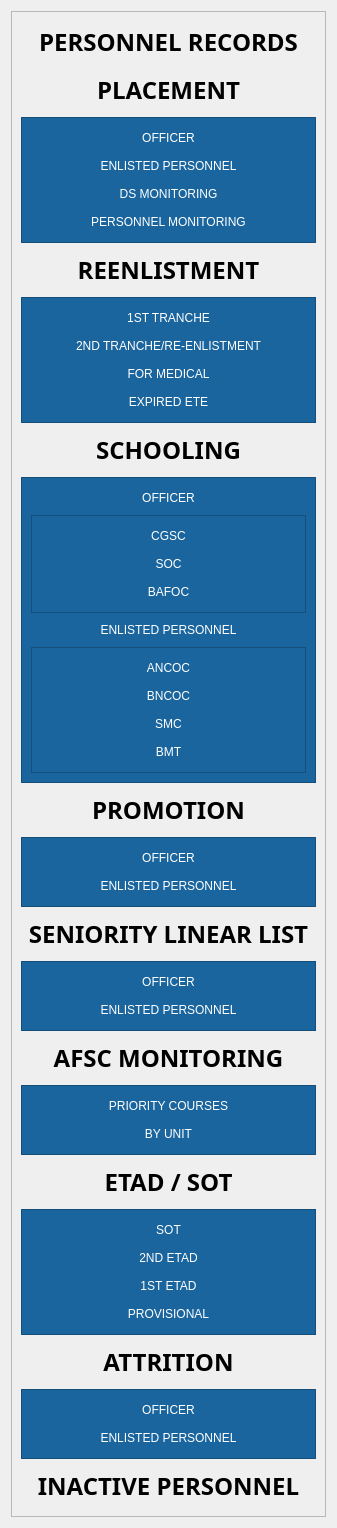
       <widget class="QWidget" name="scrollAreaWidgetContents">
        <property name="geometry">
         <rect>
          <x>0</x>
          <y>0</y>
          <width>337</width>
          <height>1521</height>
         </rect>
        </property>
        <layout class="QVBoxLayout" name="verticalLayout">
         <item>
          <widget class="QFrame" name="frame_4">
           <property name="styleSheet">
            <string notr="true"/>
           </property>
           <property name="frameShape">
            <enum>QFrame::StyledPanel</enum>
           </property>
           <property name="frameShadow">
            <enum>QFrame::Raised</enum>
           </property>
           <layout class="QVBoxLayout" name="verticalLayout_6">
            <item>
             <widget class="QPushButton" name="personnel_recordsbtn">
              <property name="font">
               <font>
                <family>Ubuntu Mono</family>
                <pointsize>18</pointsize>
                <weight>75</weight>
                <bold>true</bold>
               </font>
              </property>
              <property name="styleSheet">
               <string notr="true"/>
              </property>
              <property name="text">
               <string>PERSONNEL RECORDS</string>
              </property>
              <property name="iconSize">
               <size>
                <width>30</width>
                <height>30</height>
               </size>
              </property>
              <property name="checkable">
               <bool>false</bool>
              </property>
              <property name="flat">
               <bool>true</bool>
              </property>
             </widget>
            </item>
            <item>
             <widget class="QPushButton" name="placement_btn">
              <property name="font">
               <font>
                <family>Ubuntu Mono</family>
                <pointsize>18</pointsize>
                <weight>75</weight>
                <bold>true</bold>
               </font>
              </property>
              <property name="styleSheet">
               <string notr="true"/>
              </property>
              <property name="text">
               <string>PLACEMENT</string>
              </property>
              <property name="iconSize">
               <size>
                <width>30</width>
                <height>30</height>
               </size>
              </property>
              <property name="checkable">
               <bool>true</bool>
              </property>
              <property name="flat">
               <bool>true</bool>
              </property>
             </widget>
            </item>
            <item>
             <widget class="QFrame" name="placement_dropdown">
              <property name="styleSheet">
               <string notr="true">QWidget{


background-color: #1a659e;
color:white

}
</string>
              </property>
              <property name="frameShape">
               <enum>QFrame::StyledPanel</enum>
              </property>
              <property name="frameShadow">
               <enum>QFrame::Raised</enum>
              </property>
              <layout class="QVBoxLayout" name="verticalLayout_2">
               <item>
                <widget class="QPushButton" name="palcement_offr_btn">
                 <property name="text">
                  <string>OFFICER</string>
                 </property>
                 <property name="checkable">
                  <bool>false</bool>
                 </property>
                 <property name="flat">
                  <bool>true</bool>
                 </property>
                </widget>
               </item>
               <item>
                <widget class="QPushButton" name="placementenlist_btn">
                 <property name="text">
                  <string>ENLISTED PERSONNEL</string>
                 </property>
                 <property name="checkable">
                  <bool>false</bool>
                 </property>
                 <property name="flat">
                  <bool>true</bool>
                 </property>
                </widget>
               </item>
               <item>
                <widget class="QPushButton" name="pushButton_27">
                 <property name="text">
                  <string>DS MONITORING</string>
                 </property>
                 <property name="checkable">
                  <bool>false</bool>
                 </property>
                 <property name="flat">
                  <bool>true</bool>
                 </property>
                </widget>
               </item>
               <item>
                <widget class="QPushButton" name="pushButton_28">
                 <property name="text">
                  <string>PERSONNEL MONITORING</string>
                 </property>
                 <property name="checkable">
                  <bool>false</bool>
                 </property>
                 <property name="flat">
                  <bool>true</bool>
                 </property>
                </widget>
               </item>
              </layout>
             </widget>
            </item>
            <item>
             <widget class="QPushButton" name="reenlistment_btn">
              <property name="font">
               <font>
                <family>Ubuntu Mono</family>
                <pointsize>18</pointsize>
                <weight>75</weight>
                <bold>true</bold>
               </font>
              </property>
              <property name="styleSheet">
               <string notr="true"/>
              </property>
              <property name="text">
               <string>REENLISTMENT</string>
              </property>
              <property name="iconSize">
               <size>
                <width>30</width>
                <height>30</height>
               </size>
              </property>
              <property name="checkable">
               <bool>true</bool>
              </property>
              <property name="flat">
               <bool>true</bool>
              </property>
             </widget>
            </item>
            <item>
             <widget class="QFrame" name="reenlistmen_dropdown">
              <property name="styleSheet">
               <string notr="true">QWidget{


background-color: #1a659e;
color:white

}
</string>
              </property>
              <property name="frameShape">
               <enum>QFrame::StyledPanel</enum>
              </property>
              <property name="frameShadow">
               <enum>QFrame::Raised</enum>
              </property>
              <layout class="QVBoxLayout" name="verticalLayout_3">
               <item>
                <widget class="QPushButton" name="pushButton_30">
                 <property name="text">
                  <string>1ST TRANCHE</string>
                 </property>
                 <property name="checkable">
                  <bool>false</bool>
                 </property>
                 <property name="flat">
                  <bool>true</bool>
                 </property>
                </widget>
               </item>
               <item>
                <widget class="QPushButton" name="pushButton_31">
                 <property name="text">
                  <string>2ND TRANCHE/RE-ENLISTMENT</string>
                 </property>
                 <property name="checkable">
                  <bool>false</bool>
                 </property>
                 <property name="flat">
                  <bool>true</bool>
                 </property>
                </widget>
               </item>
               <item>
                <widget class="QPushButton" name="pushButton_32">
                 <property name="text">
                  <string>FOR MEDICAL</string>
                 </property>
                 <property name="checkable">
                  <bool>false</bool>
                 </property>
                 <property name="flat">
                  <bool>true</bool>
                 </property>
                </widget>
               </item>
               <item>
                <widget class="QPushButton" name="pushButton_33">
                 <property name="text">
                  <string>EXPIRED ETE</string>
                 </property>
                 <property name="checkable">
                  <bool>false</bool>
                 </property>
                 <property name="flat">
                  <bool>true</bool>
                 </property>
                </widget>
               </item>
              </layout>
             </widget>
            </item>
            <item>
             <widget class="QPushButton" name="schooling_btn">
              <property name="font">
               <font>
                <family>Ubuntu Mono</family>
                <pointsize>18</pointsize>
                <weight>75</weight>
                <bold>true</bold>
               </font>
              </property>
              <property name="styleSheet">
               <string notr="true"/>
              </property>
              <property name="text">
               <string>SCHOOLING</string>
              </property>
              <property name="iconSize">
               <size>
                <width>30</width>
                <height>30</height>
               </size>
              </property>
              <property name="checkable">
               <bool>true</bool>
              </property>
              <property name="flat">
               <bool>true</bool>
              </property>
             </widget>
            </item>
            <item>
             <widget class="QFrame" name="seniority_dropdown">
              <property name="styleSheet">
               <string notr="true">QWidget{

background-color: #1a659e;
color:white

}
</string>
              </property>
              <property name="frameShape">
               <enum>QFrame::StyledPanel</enum>
              </property>
              <property name="frameShadow">
               <enum>QFrame::Raised</enum>
              </property>
              <layout class="QVBoxLayout" name="verticalLayout_15">
               <item>
                <widget class="QPushButton" name="pushButton_46">
                 <property name="text">
                  <string>OFFICER</string>
                 </property>
                 <property name="checkable">
                  <bool>true</bool>
                 </property>
                 <property name="flat">
                  <bool>true</bool>
                 </property>
                </widget>
               </item>
               <item>
                <widget class="QFrame" name="officerschooling_dropdown">
                 <property name="styleSheet">
                  <string notr="true">QWidget{


background-color: #1a659e;
color:white

}
</string>
                 </property>
                 <property name="frameShape">
                  <enum>QFrame::StyledPanel</enum>
                 </property>
                 <property name="frameShadow">
                  <enum>QFrame::Raised</enum>
                 </property>
                 <layout class="QVBoxLayout" name="verticalLayout_17">
                  <item>
                   <widget class="QPushButton" name="pushButton_48">
                    <property name="text">
                     <string>CGSC</string>
                    </property>
                    <property name="checkable">
                     <bool>false</bool>
                    </property>
                    <property name="flat">
                     <bool>true</bool>
                    </property>
                   </widget>
                  </item>
                  <item>
                   <widget class="QPushButton" name="pushButton_49">
                    <property name="text">
                     <string>SOC</string>
                    </property>
                    <property name="checkable">
                     <bool>false</bool>
                    </property>
                    <property name="flat">
                     <bool>true</bool>
                    </property>
                   </widget>
                  </item>
                  <item>
                   <widget class="QPushButton" name="pushButton_50">
                    <property name="text">
                     <string>BAFOC</string>
                    </property>
                    <property name="checkable">
                     <bool>false</bool>
                    </property>
                    <property name="flat">
                     <bool>true</bool>
                    </property>
                   </widget>
                  </item>
                 </layout>
                </widget>
               </item>
               <item>
                <widget class="QPushButton" name="pushButton_47">
                 <property name="text">
                  <string>ENLISTED PERSONNEL</string>
                 </property>
                 <property name="checkable">
                  <bool>true</bool>
                 </property>
                 <property name="flat">
                  <bool>true</bool>
                 </property>
                </widget>
               </item>
               <item>
                <widget class="QFrame" name="elinstschooling_dropdown">
                 <property name="styleSheet">
                  <string notr="true">QWidget{


background-color: #1a659e;color:white

}
</string>
                 </property>
                 <property name="frameShape">
                  <enum>QFrame::StyledPanel</enum>
                 </property>
                 <property name="frameShadow">
                  <enum>QFrame::Raised</enum>
                 </property>
                 <layout class="QVBoxLayout" name="verticalLayout_19">
                  <item>
                   <widget class="QPushButton" name="pushButton_52">
                    <property name="text">
                     <string>ANCOC</string>
                    </property>
                    <property name="checkable">
                     <bool>false</bool>
                    </property>
                    <property name="flat">
                     <bool>true</bool>
                    </property>
                   </widget>
                  </item>
                  <item>
                   <widget class="QPushButton" name="pushButton_53">
                    <property name="text">
                     <string>BNCOC</string>
                    </property>
                    <property name="checkable">
                     <bool>false</bool>
                    </property>
                    <property name="flat">
                     <bool>true</bool>
                    </property>
                   </widget>
                  </item>
                  <item>
                   <widget class="QPushButton" name="pushButton_51">
                    <property name="text">
                     <string>SMC</string>
                    </property>
                    <property name="checkable">
                     <bool>false</bool>
                    </property>
                    <property name="flat">
                     <bool>true</bool>
                    </property>
                   </widget>
                  </item>
                  <item>
                   <widget class="QPushButton" name="pushButton_54">
                    <property name="text">
                     <string>BMT</string>
                    </property>
                    <property name="checkable">
                     <bool>false</bool>
                    </property>
                    <property name="flat">
                     <bool>true</bool>
                    </property>
                   </widget>
                  </item>
                 </layout>
                </widget>
               </item>
              </layout>
             </widget>
            </item>
            <item>
             <widget class="QPushButton" name="promotion_btn">
              <property name="font">
               <font>
                <family>Ubuntu Mono</family>
                <pointsize>18</pointsize>
                <weight>75</weight>
                <bold>true</bold>
               </font>
              </property>
              <property name="styleSheet">
               <string notr="true"/>
              </property>
              <property name="text">
               <string>PROMOTION</string>
              </property>
              <property name="iconSize">
               <size>
                <width>30</width>
                <height>30</height>
               </size>
              </property>
              <property name="checkable">
               <bool>true</bool>
              </property>
              <property name="flat">
               <bool>true</bool>
              </property>
             </widget>
            </item>
            <item>
             <widget class="QFrame" name="promotion_dropdown">
              <property name="styleSheet">
               <string notr="true">QWidget{


background-color: #1a659e;
color:white

}
</string>
              </property>
              <property name="frameShape">
               <enum>QFrame::StyledPanel</enum>
              </property>
              <property name="frameShadow">
               <enum>QFrame::Raised</enum>
              </property>
              <layout class="QVBoxLayout" name="verticalLayout_9">
               <item>
                <widget class="QPushButton" name="pushButton_40">
                 <property name="text">
                  <string>OFFICER</string>
                 </property>
                 <property name="checkable">
                  <bool>false</bool>
                 </property>
                 <property name="flat">
                  <bool>true</bool>
                 </property>
                </widget>
               </item>
               <item>
                <widget class="QPushButton" name="pushButton_41">
                 <property name="text">
                  <string>ENLISTED PERSONNEL</string>
                 </property>
                 <property name="checkable">
                  <bool>false</bool>
                 </property>
                 <property name="flat">
                  <bool>true</bool>
                 </property>
                </widget>
               </item>
              </layout>
             </widget>
            </item>
            <item>
             <widget class="QPushButton" name="seniority_liner_btn">
              <property name="font">
               <font>
                <family>Ubuntu Mono</family>
                <pointsize>18</pointsize>
                <weight>75</weight>
                <bold>true</bold>
               </font>
              </property>
              <property name="styleSheet">
               <string notr="true"/>
              </property>
              <property name="text">
               <string>SENIORITY LINEAR LIST</string>
              </property>
              <property name="iconSize">
               <size>
                <width>30</width>
                <height>30</height>
               </size>
              </property>
              <property name="checkable">
               <bool>true</bool>
              </property>
              <property name="flat">
               <bool>true</bool>
              </property>
             </widget>
            </item>
            <item>
             <widget class="QFrame" name="schooling_dropdown">
              <property name="styleSheet">
               <string notr="true">QWidget{


background-color: #1a659e;
color:white

}
</string>
              </property>
              <property name="frameShape">
               <enum>QFrame::StyledPanel</enum>
              </property>
              <property name="frameShadow">
               <enum>QFrame::Raised</enum>
              </property>
              <layout class="QVBoxLayout" name="verticalLayout_5">
               <item>
                <widget class="QPushButton" name="pushButton_36">
                 <property name="text">
                  <string>OFFICER</string>
                 </property>
                 <property name="checkable">
                  <bool>true</bool>
                 </property>
                 <property name="flat">
                  <bool>true</bool>
                 </property>
                </widget>
               </item>
               <item>
                <widget class="QPushButton" name="pushButton_37">
                 <property name="text">
                  <string>ENLISTED PERSONNEL</string>
                 </property>
                 <property name="checkable">
                  <bool>true</bool>
                 </property>
                 <property name="flat">
                  <bool>true</bool>
                 </property>
                </widget>
               </item>
              </layout>
             </widget>
            </item>
            <item>
             <widget class="QPushButton" name="afscmonitoring_btn">
              <property name="font">
               <font>
                <family>Ubuntu Mono</family>
                <pointsize>18</pointsize>
                <weight>75</weight>
                <bold>true</bold>
               </font>
              </property>
              <property name="styleSheet">
               <string notr="true"/>
              </property>
              <property name="text">
               <string>AFSC MONITORING</string>
              </property>
              <property name="iconSize">
               <size>
                <width>30</width>
                <height>30</height>
               </size>
              </property>
              <property name="checkable">
               <bool>true</bool>
              </property>
              <property name="flat">
               <bool>true</bool>
              </property>
             </widget>
            </item>
            <item>
             <widget class="QFrame" name="afsc_monitoring_dropdown">
              <property name="styleSheet">
               <string notr="true">QWidget{


background-color: #1a659e;
color:white

}
</string>
              </property>
              <property name="frameShape">
               <enum>QFrame::StyledPanel</enum>
              </property>
              <property name="frameShadow">
               <enum>QFrame::Raised</enum>
              </property>
              <layout class="QVBoxLayout" name="verticalLayout_11">
               <item>
                <widget class="QPushButton" name="pushButton_42">
                 <property name="text">
                  <string>PRIORITY COURSES</string>
                 </property>
                 <property name="checkable">
                  <bool>false</bool>
                 </property>
                 <property name="flat">
                  <bool>true</bool>
                 </property>
                </widget>
               </item>
               <item>
                <widget class="QPushButton" name="pushButton_43">
                 <property name="text">
                  <string>BY UNIT</string>
                 </property>
                 <property name="checkable">
                  <bool>false</bool>
                 </property>
                 <property name="flat">
                  <bool>true</bool>
                 </property>
                </widget>
               </item>
              </layout>
             </widget>
            </item>
            <item>
             <widget class="QPushButton" name="etad_sot_btn">
              <property name="font">
               <font>
                <family>Ubuntu Mono</family>
                <pointsize>18</pointsize>
                <weight>75</weight>
                <bold>true</bold>
               </font>
              </property>
              <property name="styleSheet">
               <string notr="true"/>
              </property>
              <property name="text">
               <string>ETAD / SOT</string>
              </property>
              <property name="iconSize">
               <size>
                <width>30</width>
                <height>30</height>
               </size>
              </property>
              <property name="checkable">
               <bool>true</bool>
              </property>
              <property name="flat">
               <bool>true</bool>
              </property>
             </widget>
            </item>
            <item>
             <widget class="QFrame" name="etad_SOT_dropdown">
              <property name="styleSheet">
               <string notr="true">QWidget{


background-color: #1a659e;
color:white

}
</string>
              </property>
              <property name="frameShape">
               <enum>QFrame::StyledPanel</enum>
              </property>
              <property name="frameShadow">
               <enum>QFrame::Raised</enum>
              </property>
              <layout class="QVBoxLayout" name="verticalLayout_13">
               <item>
                <widget class="QPushButton" name="pushButton_34">
                 <property name="text">
                  <string>SOT</string>
                 </property>
                 <property name="checkable">
                  <bool>false</bool>
                 </property>
                 <property name="flat">
                  <bool>true</bool>
                 </property>
                </widget>
               </item>
               <item>
                <widget class="QPushButton" name="pushButton_35">
                 <property name="text">
                  <string>2ND ETAD</string>
                 </property>
                 <property name="checkable">
                  <bool>false</bool>
                 </property>
                 <property name="flat">
                  <bool>true</bool>
                 </property>
                </widget>
               </item>
               <item>
                <widget class="QPushButton" name="pushButton_44">
                 <property name="text">
                  <string>1ST ETAD</string>
                 </property>
                 <property name="checkable">
                  <bool>false</bool>
                 </property>
                 <property name="flat">
                  <bool>true</bool>
                 </property>
                </widget>
               </item>
               <item>
                <widget class="QPushButton" name="pushButton_45">
                 <property name="text">
                  <string>PROVISIONAL</string>
                 </property>
                 <property name="checkable">
                  <bool>false</bool>
                 </property>
                 <property name="flat">
                  <bool>true</bool>
                 </property>
                </widget>
               </item>
              </layout>
             </widget>
            </item>
            <item>
             <widget class="QPushButton" name="attrition_btn">
              <property name="font">
               <font>
                <family>Ubuntu Mono</family>
                <pointsize>18</pointsize>
                <weight>75</weight>
                <bold>true</bold>
               </font>
              </property>
              <property name="styleSheet">
               <string notr="true"/>
              </property>
              <property name="text">
               <string>ATTRITION</string>
              </property>
              <property name="iconSize">
               <size>
                <width>30</width>
                <height>30</height>
               </size>
              </property>
              <property name="checkable">
               <bool>true</bool>
              </property>
              <property name="flat">
               <bool>true</bool>
              </property>
             </widget>
            </item>
            <item>
             <widget class="QFrame" name="attrition_dropdown">
              <property name="styleSheet">
               <string notr="true">QWidget{


background-color: #1a659e;
color:white

}
</string>
              </property>
              <property name="frameShape">
               <enum>QFrame::StyledPanel</enum>
              </property>
              <property name="frameShadow">
               <enum>QFrame::Raised</enum>
              </property>
              <layout class="QVBoxLayout" name="verticalLayout_16">
               <item>
                <widget class="QPushButton" name="pushButton_55">
                 <property name="text">
                  <string>OFFICER</string>
                 </property>
                 <property name="checkable">
                  <bool>false</bool>
                 </property>
                 <property name="flat">
                  <bool>true</bool>
                 </property>
                </widget>
               </item>
               <item>
                <widget class="QPushButton" name="pushButton_56">
                 <property name="text">
                  <string>ENLISTED PERSONNEL</string>
                 </property>
                 <property name="checkable">
                  <bool>false</bool>
                 </property>
                 <property name="flat">
                  <bool>true</bool>
                 </property>
                </widget>
               </item>
              </layout>
             </widget>
            </item>
            <item>
             <widget class="QPushButton" name="inactivepersonnel_btn">
              <property name="font">
               <font>
                <family>Ubuntu Mono</family>
                <pointsize>18</pointsize>
                <weight>75</weight>
                <bold>true</bold>
               </font>
              </property>
              <property name="styleSheet">
               <string notr="true"/>
              </property>
              <property name="text">
               <string>INACTIVE PERSONNEL</string>
              </property>
              <property name="iconSize">
               <size>
                <width>30</width>
                <height>30</height>
               </size>
              </property>
              <property name="checkable">
               <bool>false</bool>
              </property>
              <property name="flat">
               <bool>true</bool>
              </property>
             </widget>
            </item>
           </layout>
          </widget>
         </item>
        </layout>
       </widget>
